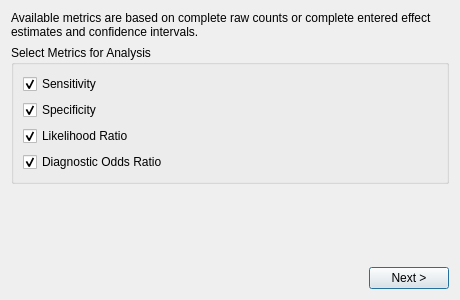
<?xml version="1.0" encoding="UTF-8"?>
<ui version="4.0">
 <class>diag_metric</class>
 <widget class="QDialog" name="diag_metric">
  <property name="windowModality"><enum>Qt::ApplicationModal</enum></property>
  <property name="geometry"><rect><x>0</x><y>0</y><width>460</width><height>300</height></rect></property>
  <property name="windowTitle"><string>Diagnostic Metrics</string></property>
  <property name="windowIcon"><iconset><normaloff>:/misc/meta.png</normaloff>:/misc/meta.png</iconset></property>
  <layout class="QVBoxLayout" name="dialog_layout">
   <item>
    <widget class="QScrollArea" name="content_scroll">
     <property name="frameShape"><enum>QFrame::NoFrame</enum></property>
     <property name="widgetResizable"><bool>true</bool></property>
     <widget class="QWidget" name="content_widget">
      <property name="geometry"><rect><x>0</x><y>0</y><width>440</width><height>240</height></rect></property>
      <layout class="QVBoxLayout" name="content_layout">
       <property name="leftMargin"><number>0</number></property><property name="topMargin"><number>0</number></property><property name="rightMargin"><number>0</number></property><property name="bottomMargin"><number>0</number></property>
       <item><widget class="QLabel" name="availability_label"><property name="text"><string>Available metrics are based on complete raw counts or complete entered effect estimates and confidence intervals.</string></property><property name="wordWrap"><bool>true</bool></property></widget></item>
       <item>
        <widget class="QGroupBox" name="metrics_grp_box">
         <property name="title"><string>Select Metrics for Analysis</string></property>
         <layout class="QVBoxLayout" name="metrics_layout">
          <item><widget class="QCheckBox" name="chk_box_sens"><property name="text"><string>Sensitivity</string></property><property name="checked"><bool>true</bool></property></widget></item>
          <item><widget class="QCheckBox" name="chk_box_spec"><property name="text"><string>Specificity</string></property><property name="checked"><bool>true</bool></property></widget></item>
          <item><widget class="QCheckBox" name="chk_box_lr"><property name="text"><string>Likelihood Ratio</string></property><property name="checked"><bool>true</bool></property></widget></item>
          <item><widget class="QCheckBox" name="chk_box_dor"><property name="text"><string>Diagnostic Odds Ratio</string></property><property name="checked"><bool>true</bool></property></widget></item>
         </layout>
        </widget>
       </item>
       <item><spacer name="content_spacer"><property name="orientation"><enum>Qt::Vertical</enum></property><property name="sizeHint" stdset="0"><size><width>20</width><height>0</height></size></property></spacer></item>
      </layout>
     </widget>
    </widget>
   </item>
   <item><layout class="QHBoxLayout" name="actions_layout"><item><spacer name="actions_spacer"><property name="orientation"><enum>Qt::Horizontal</enum></property><property name="sizeHint" stdset="0"><size><width>40</width><height>20</height></size></property></spacer></item><item><widget class="QPushButton" name="btn_ok"><property name="text"><string>Next &gt;</string></property><property name="default"><bool>true</bool></property></widget></item></layout></item>
  </layout>
 </widget>
 <tabstops><tabstop>chk_box_sens</tabstop><tabstop>chk_box_spec</tabstop><tabstop>chk_box_lr</tabstop><tabstop>chk_box_dor</tabstop><tabstop>btn_ok</tabstop></tabstops>
 <resources><include location="../images/icons.qrc"/></resources>
 <connections/>
</ui>
